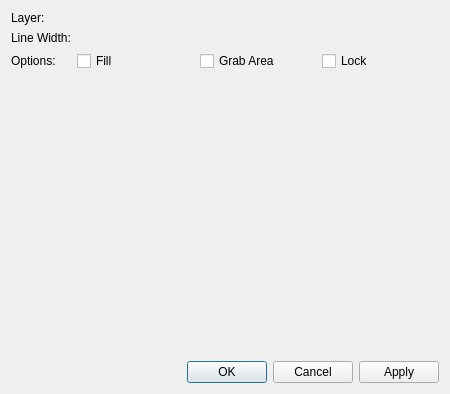
<?xml version="1.0" encoding="UTF-8"?>
<ui version="4.0">
 <class>librepcb::editor::PolygonPropertiesDialog</class>
 <widget class="QDialog" name="librepcb::editor::PolygonPropertiesDialog">
  <property name="geometry">
   <rect>
    <x>0</x>
    <y>0</y>
    <width>450</width>
    <height>394</height>
   </rect>
  </property>
  <property name="windowTitle">
   <string>Polygon Properties</string>
  </property>
  <layout class="QVBoxLayout" name="verticalLayout">
   <item>
    <layout class="QFormLayout" name="formLayout">
     <property name="fieldGrowthPolicy">
      <enum>QFormLayout::AllNonFixedFieldsGrow</enum>
     </property>
     <item row="0" column="0">
      <widget class="QLabel" name="label">
       <property name="text">
        <string>Layer:</string>
       </property>
      </widget>
     </item>
     <item row="0" column="1">
      <widget class="librepcb::editor::LayerComboBox" name="cbxLayer" native="true"/>
     </item>
     <item row="1" column="0">
      <widget class="QLabel" name="label_7">
       <property name="text">
        <string>Line Width:</string>
       </property>
      </widget>
     </item>
     <item row="1" column="1">
      <widget class="librepcb::editor::UnsignedLengthEdit" name="edtLineWidth" native="true"/>
     </item>
     <item row="2" column="0">
      <widget class="QLabel" name="label_8">
       <property name="text">
        <string>Options:</string>
       </property>
      </widget>
     </item>
     <item row="2" column="1">
      <layout class="QHBoxLayout" name="horizontalLayout">
       <item>
        <widget class="QCheckBox" name="cbxFillArea">
         <property name="text">
          <string>Fill</string>
         </property>
        </widget>
       </item>
       <item>
        <widget class="QCheckBox" name="cbxIsGrabArea">
         <property name="text">
          <string>Grab Area</string>
         </property>
        </widget>
       </item>
       <item>
        <widget class="QCheckBox" name="cbxLock">
         <property name="text">
          <string>Lock</string>
         </property>
        </widget>
       </item>
      </layout>
     </item>
    </layout>
   </item>
   <item>
    <widget class="librepcb::editor::PathEditorWidget" name="pathEditorWidget" native="true">
     <property name="sizePolicy">
      <sizepolicy hsizetype="Preferred" vsizetype="MinimumExpanding">
       <horstretch>0</horstretch>
       <verstretch>0</verstretch>
      </sizepolicy>
     </property>
    </widget>
   </item>
   <item>
    <widget class="QDialogButtonBox" name="buttonBox">
     <property name="orientation">
      <enum>Qt::Horizontal</enum>
     </property>
     <property name="standardButtons">
      <set>QDialogButtonBox::Apply|QDialogButtonBox::Cancel|QDialogButtonBox::Ok</set>
     </property>
    </widget>
   </item>
  </layout>
 </widget>
 <customwidgets>
  <customwidget>
   <class>librepcb::editor::UnsignedLengthEdit</class>
   <extends>QWidget</extends>
   <header location="global">librepcb/editor/widgets/unsignedlengthedit.h</header>
   <container>1</container>
  </customwidget>
  <customwidget>
   <class>librepcb::editor::LayerComboBox</class>
   <extends>QWidget</extends>
   <header location="global">librepcb/editor/widgets/layercombobox.h</header>
   <container>1</container>
  </customwidget>
  <customwidget>
   <class>librepcb::editor::PathEditorWidget</class>
   <extends>QWidget</extends>
   <header location="global">librepcb/editor/widgets/patheditorwidget.h</header>
   <container>1</container>
  </customwidget>
 </customwidgets>
 <tabstops>
  <tabstop>cbxFillArea</tabstop>
  <tabstop>cbxIsGrabArea</tabstop>
  <tabstop>cbxLock</tabstop>
  <tabstop>pathEditorWidget</tabstop>
 </tabstops>
 <resources/>
 <connections/>
</ui>
